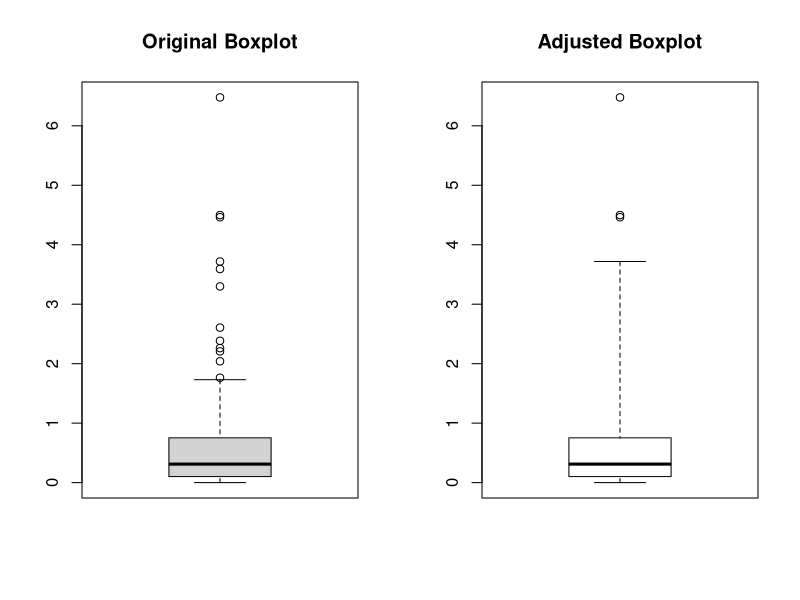
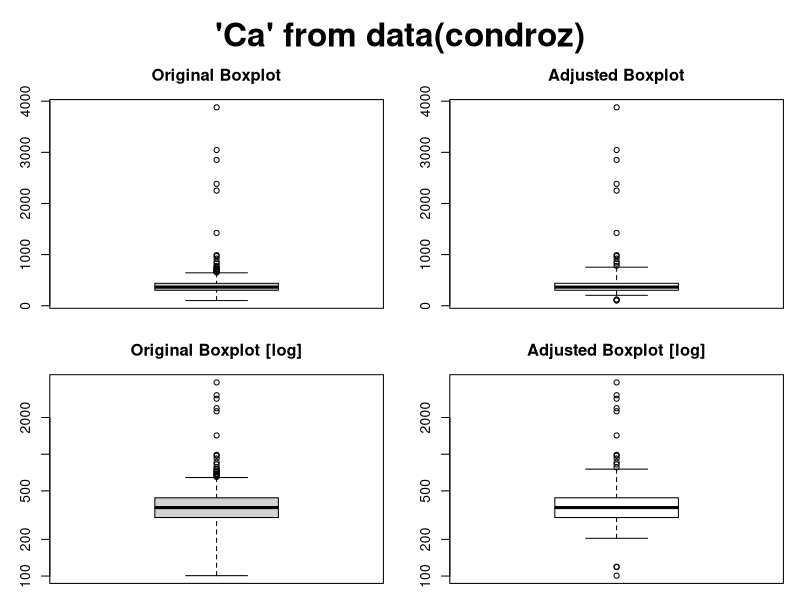

These figures' R source, in order:
library(robustbase)


### Name: adjbox
### Title: Plot an Adjusted Boxplot for Skew Distributions
### Aliases: adjbox adjbox.default adjbox.formula
### Keywords: hplot

### ** Examples

if(require("boot")) {
 ### Hubert and Vandervieren (2006), p. 10, Fig. 4.
 data(coal, package = "boot")
 coaldiff <- diff(coal$date)
 op <- par(mfrow = c(1,2))
 boxplot(coaldiff, main = "Original Boxplot")
 adjbox(coaldiff, main  = "Adjusted Boxplot")
 par(op)
}

### Hubert and Vandervieren (2006), p. 11, Fig. 6. -- enhanced
op <- par(mfrow = c(2,2), mar = c(1,3,3,1), oma = c(0,0,3,0))
with(condroz, {
 boxplot(Ca, main = "Original Boxplot")
 adjbox (Ca, main = "Adjusted Boxplot")
 boxplot(Ca, main = "Original Boxplot [log]", log = "y")
 adjbox (Ca, main = "Adjusted Boxplot [log]", log = "y")
})
mtext("'Ca' from data(condroz)",
      outer=TRUE, font = par("font.main"), cex = 2)
par(op)
